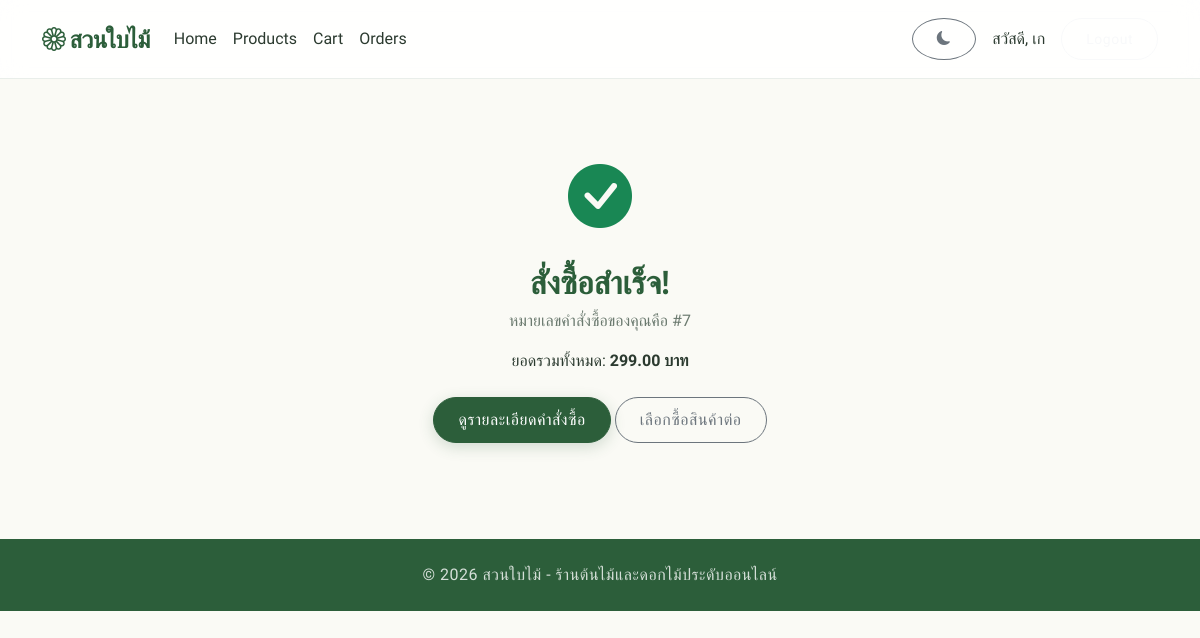
The app's page /orders/success/7/ (signed in) with its own data.
### accounts/models.py (models this page shows, shortened)
class User(AbstractUser):
    phone = models.CharField('เบอร์โทรศัพท์', max_length=15, blank=True)
    address = models.TextField('ที่อยู่', blank=True)

### orders/models.py (models this page shows, shortened)
class Order(models.Model):
    STATUS_PENDING = 'pending'
    STATUS_SHIPPING = 'shipping'
    STATUS_COMPLETED = 'completed'
    STATUS_CANCELLED = 'cancelled'
    STATUS_CHOICES = [
        (STATUS_PENDING, 'รอดำเนินการ'),
        (STATUS_SHIPPING, 'กำลังจัดส่ง'),
        (STATUS_COMPLETED, 'จัดส่งสำเร็จ'),
        (STATUS_CANCELLED, 'ยกเลิก'),
    ]
    user = models.ForeignKey(
        settings.AUTH_USER_MODEL, verbose_name='ลูกค้า',
        on_delete=models.CASCADE, related_name='orders'
    )
    receiver_name = models.CharField('ชื่อผู้รับ', max_length=150)
    phone = models.CharField('เบอร์โทรศัพท์', max_length=15)
    shipping_address = models.TextField('ที่อยู่จัดส่ง')
    total_price = models.DecimalField('ราคารวม', max_digits=10, decimal_places=2)
    status = models.CharField('สถานะ', max_length=20, choices=STATUS_CHOICES, default=STATUS_PENDING)
    created_at = models.DateTimeField('วันที่สั่งซื้อ', auto_now_add=True)
    class Meta:
        verbose_name = 'คำสั่งซื้อ'
        verbose_name_plural = 'คำสั่งซื้อ'
        ordering = ['-created_at']

### orders/views.py (the view)
# urls.py: path('success/<int:order_id>/', views.order_success_view, name='order_success'),
@login_required
def order_success_view(request, order_id):
    order = get_object_or_404(Order, id=order_id, user=request.user)
    return render(request, 'orders/order_success.html', {'order': order})

### cart/cart.py (called while the page is built, shortened)
    def __iter__(self):
        product_ids = list(self.cart.keys())
        products = Product.objects.filter(id__in=product_ids)
        products_map = {str(p.id): p for p in products}
        missing_ids = set(product_ids) - set(products_map.keys())
        if missing_ids:
            for product_id in missing_ids:
                self.cart.pop(product_id, None)
            self.save()

    def __len__(self):
        return sum(item["quantity"] for item in self)

### cart/context_processors.py (called while the page is built)
def cart_summary(request):
    cart = Cart(request)
    return {'cart_count': len(cart)}

### orders/templates/orders/order_success.html (shortened to what this page needs)
{% extends 'base.html' %}
{% block content %}
<div class="text-center py-5">
    <i class="bi bi-check-circle-fill text-success" style="font-size: 4rem;"></i>
    <h2 class="mt-3">สั่งซื้อสำเร็จ!</h2>
    <p class="text-muted">หมายเลขคำสั่งซื้อของคุณคือ #{{ order.id }}</p>
    <p>ยอดรวมทั้งหมด: <strong>{{ order.total_price }} บาท</strong></p>
    <div class="mt-4">
        <a href="{% url 'orders:order_detail' order.id %}" class="btn btn-primary">ดูรายละเอียดคำสั่งซื้อ</a>
        <a href="{% url 'products:product_list' %}" class="btn btn-outline-secondary">เลือกซื้อสินค้าต่อ</a>
    </div>
</div>
{% endblock %}

### templates/base.html (shortened to what this page needs)
{% load static %}
<!DOCTYPE html>
<html lang="th">
<head>
    <link href="https://cdn.jsdelivr.net/npm/bootstrap@5.3.3/dist/css/bootstrap.min.css" rel="stylesheet">
    <link href="https://cdn.jsdelivr.net/npm/bootstrap-icons@1.11.3/font/bootstrap-icons.css" rel="stylesheet">
    <link href="{% static 'css/style.css' %}?v=1.5" rel="stylesheet">
</head>
<body>
<nav class="navbar navbar-expand-lg sticky-top">
    <div class="container">
        <a class="navbar-brand fw-bold" href="{% url 'products:home' %}">
            <i class="bi bi-flower1"></i> สวนใบไม้
        </a>
        <div class="collapse navbar-collapse" id="navbarMain">
            <ul class="navbar-nav me-auto mb-2 mb-lg-0">
                <li class="nav-item">
                    <a class="nav-link" href="{% url 'products:home' %}">Home</a>
                </li>
                <li class="nav-item">
                    <a class="nav-link" href="{% url 'products:product_list' %}">Products</a>
                </li>
                <li class="nav-item">
                    <a class="nav-link" href="{% url 'cart:cart_detail' %}">
                        Cart {% if cart_count %}<span class="badge bg-light text-dark">{{ cart_count }}</span>{% endif %}
                    </a>
                </li>
                {% if user.is_authenticated %}
                <li class="nav-item">
                    <a class="nav-link" href="{% url 'orders:order_history' %}">Orders</a>
                </li>
                {% endif %}
            </ul>
            <ul class="navbar-nav align-items-center">
                <li class="nav-item me-2">
                    <button id="themeToggle" class="btn btn-outline-secondary btn-sm rounded-circle" aria-label="Toggle Theme">
                        <i class="bi bi-moon-fill" id="themeIcon"></i>
                    </button>
                </li>
                {% if user.is_authenticated %}
                    <li class="nav-item">
                        <span class="nav-link">สวัสดี, {{ user.first_name|default:user.username }}</span>
                    </li>
                    <li class="nav-item">
                        <form method="post" action="{% url 'accounts:logout' %}" class="d-inline">
                            <button type="submit" class="btn btn-outline-light btn-sm ms-2">Logout</button>
                        </form>
                    </li>
                {% endif %}
            </ul>
        </div>
    </div>
</nav>
<main class="container my-4">
    {% block content %}{% endblock %}
</main>
<footer class="text-center py-4 mt-5 footer-custom">
    <p class="mb-0">&copy; 2026 สวนใบไม้ - ร้านต้นไม้และดอกไม้ประดับออนไลน์</p>
</footer>
</body>
</html>

### static/css/style.css (style rules this page uses)
:root { --primary: #2C5E3A; --primary-light: #3d7e4f; --secondary: #8CA790; --accent: #CC7A52; --bg-color: #FAFAF5; --text-main: #2b3a2f; --text-muted: #6b7a6f; --white: #ffffff; --shadow-soft: 0 10px 30px rgba(44, 94, 58, 0.08); --shadow-hover: 0 20px 40px rgba(44, 94, 58, 0.15); --navbar-bg: rgba(255, 255, 255, 0.85); --navbar-border: rgba(44, 94, 58, 0.1); --radius-sm: 8px; --radius-md: 16px; --radius-lg: 24px; --radius-pill: 50px; --transition: all 0.3s cubic-bezier(0.25, 0.8, 0.25, 1); --bs-body-color: var(--text-main); --bs-body-bg: var(--bg-color); }
body { background-color: var(--bg-color); color: var(--text-main); font-family: 'Prompt', 'Outfit', sans-serif; -webkit-font-smoothing: antialiased; }
.text-muted, .form-text { color: var(--text-muted) !important; }
h1, h2, h3, h4, h5, h6, .navbar-brand { font-family: 'Outfit', 'Prompt', sans-serif; font-weight: 600; color: var(--primary); }
.navbar { background-color: var(--navbar-bg) !important; backdrop-filter: blur(12px); -webkit-backdrop-filter: blur(12px); border-bottom: 1px solid var(--navbar-border); padding: 1rem 0; transition: var(--transition); }
.navbar.sticky-top { position: sticky; top: 0; z-index: 1030; }
.navbar-brand { font-size: 1.5rem; color: var(--primary) !important; letter-spacing: -0.5px; }
.navbar-nav .nav-link { color: var(--text-main) !important; font-weight: 500; padding: 0.5rem 1.2rem; border-radius: var(--radius-pill); transition: var(--transition); }
.btn { border-radius: var(--radius-pill); padding: 0.6rem 1.5rem; font-weight: 500; transition: var(--transition); letter-spacing: 0.5px; }
.btn-primary { background-color: var(--primary); border-color: var(--primary); color: var(--white); box-shadow: 0 4px 15px rgba(44, 94, 58, 0.2); }
.footer-custom { background-color: var(--primary); color: rgba(255,255,255,0.8); border-top: none; padding: 3rem 0; margin-top: 5rem; }
.footer-custom p { font-weight: 300; letter-spacing: 0.5px; }

### records on screen
User: first_name "เก"
Order: id "7", total_price "299.00"
